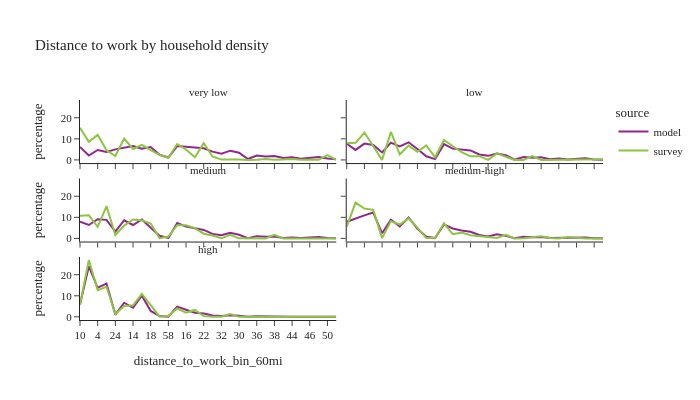

Notebook code cell kept with this figure:
### Code cell
df_plot = per_data.loc[(per_data['is_worker']) & (per_data['distance_to_work_bin_60mi'] != float('nan'))].groupby(['source','log_hh_1_group','distance_to_work_bin_60mi'])['person_weight'].sum().reset_index()
df_plot['percentage'] = df_plot.groupby(['source','log_hh_1_group'], group_keys=False)['person_weight']. \
    apply(lambda x: 100 * x / float(x.sum()))
# df_plot

fig2 = px.line(df_plot, x='distance_to_work_bin_60mi', y="percentage", color="source",
               facet_col="log_hh_1_group", facet_col_wrap=2,
               title="Distance to work by household density")
fig2.for_each_annotation(lambda a: a.update(text = a.text.split("=")[-1]))
fig2.update_layout(height=400, width=700, font=dict(size=11))
fig2.show()

### Figure 1 — Plotly figure (JSON) as saved in the notebook; plotly's stock layout.template omitted (floating-point values rounded to 4 significant figures)
{"data": [{"hovertemplate": "source=model<br>log_hh_1_group=very low<br>distance_to_work_bin_60mi=%{x}<br>percentage=%{y}<extra></extra>", "legendgroup": "model", "line": {"color": "#91268F", "dash": "solid"}, "marker": {"symbol": "circle"}, "mode": "lines", "name": "model", "orientation": "v", "showlegend": true, "type": "scatter", "x": ["10", "0", "4", "2", "24", "8", "14", "6", "18", "34", "58", "12", "16", "20", "22", "28", "32", "26", "30", "54", "36", "40", "38", "48", "44", "52", "46", "42", "50", "56"], "xaxis": "x5", "y": [6.151, 2.099, 4.712, 3.764, 5.011, 5.685, 6.573, 5.304, 6.084, 2.445, 1.111, 6.593, 6.225, 5.793, 5.523, 3.947, 2.943, 4.389, 3.402, 0.4135, 2.058, 1.636, 1.884, 0.9254, 1.254, 0.5691, 1.054, 1.414, 0.7147, 0.3242], "yaxis": "y5"}, {"hovertemplate": "source=model<br>log_hh_1_group=low<br>distance_to_work_bin_60mi=%{x}<br>percentage=%{y}<extra></extra>", "legendgroup": "model", "line": {"color": "#91268F", "dash": "solid"}, "marker": {"symbol": "circle"}, "mode": "lines", "name": "model", "orientation": "v", "showlegend": false, "type": "scatter", "x": ["10", "0", "4", "2", "24", "8", "14", "6", "18", "34", "58", "12", "16", "20", "22", "28", "32", "26", "30", "54", "36", "40", "38", "48", "44", "52", "46", "42", "50", "56"], "xaxis": "x6", "y": [7.691, 4.748, 7.731, 7.119, 3.565, 8.212, 6.436, 8.36, 5.205, 1.745, 0.3816, 7.497, 5.351, 4.928, 4.497, 2.591, 1.93, 3.018, 2.241, 0.1374, 1.419, 1.014, 1.271, 0.3671, 0.6628, 0.2229, 0.4554, 0.8366, 0.2467, 0.1204], "yaxis": "y6"}, {"hovertemplate": "source=model<br>log_hh_1_group=medium<br>distance_to_work_bin_60mi=%{x}<br>percentage=%{y}<extra></extra>", "legendgroup": "model", "line": {"color": "#91268F", "dash": "solid"}, "marker": {"symbol": "circle"}, "mode": "lines", "name": "model", "orientation": "v", "showlegend": false, "type": "scatter", "x": ["10", "0", "4", "2", "24", "8", "14", "6", "18", "34", "58", "12", "16", "20", "22", "28", "32", "26", "30", "54", "36", "40", "38", "48", "44", "52", "46", "42", "50", "56"], "xaxis": "x3", "y": [7.878, 6.351, 9.088, 8.794, 3.199, 8.605, 6.353, 8.993, 5.018, 1.231, 0.2261, 7.26, 5.587, 4.73, 4.005, 2.127, 1.443, 2.64, 1.723, 0.089, 1.065, 0.7392, 0.8768, 0.2259, 0.4392, 0.1482, 0.3262, 0.6007, 0.1718, 0.06808], "yaxis": "y3"}, {"hovertemplate": "source=model<br>log_hh_1_group=medium-high<br>distance_to_work_bin_60mi=%{x}<br>percentage=%{y}<extra></extra>", "legendgroup": "model", "line": {"color": "#91268F", "dash": "solid"}, "marker": {"symbol": "circle"}, "mode": "lines", "name": "model", "orientation": "v", "showlegend": false, "type": "scatter", "x": ["10", "0", "4", "2", "24", "8", "14", "6", "18", "34", "58", "12", "16", "20", "22", "28", "32", "26", "30", "54", "36", "40", "38", "48", "44", "52", "46", "42", "50", "56"], "xaxis": "x4", "y": [7.874, 9.525, 10.93, 12.27, 2.399, 8.87, 5.714, 9.926, 4.571, 0.8163, 0.1303, 6.627, 4.723, 3.763, 3.164, 1.598, 0.9476, 1.935, 1.19, 0.05151, 0.7242, 0.4787, 0.5999, 0.1366, 0.2401, 0.07726, 0.2053, 0.3641, 0.1035, 0.04873], "yaxis": "y4"}, {"hovertemplate": "source=model<br>log_hh_1_group=high<br>distance_to_work_bin_60mi=%{x}<br>percentage=%{y}<extra></extra>", "legendgroup": "model", "line": {"color": "#91268F", "dash": "solid"}, "marker": {"symbol": "circle"}, "mode": "lines", "name": "model", "orientation": "v", "showlegend": false, "type": "scatter", "x": ["10", "0", "4", "2", "24", "8", "14", "6", "18", "34", "58", "12", "16", "20", "22", "28", "32", "26", "30", "54", "36", "40", "38", "48", "44", "52", "46", "42", "50", "56"], "xaxis": "x", "y": [5.896, 23.98, 13.8, 15.79, 1.059, 6.712, 4.295, 10.04, 2.803, 0.3682, 0.06403, 4.856, 3.385, 1.912, 1.535, 0.6969, 0.3605, 0.8026, 0.5309, 0.01547, 0.3068, 0.1606, 0.2271, 0.04482, 0.08911, 0.02321, 0.06243, 0.1334, 0.02828, 0.01494], "yaxis": "y"}, {"hovertemplate": "source=survey<br>log_hh_1_group=very low<br>distance_to_work_bin_60mi=%{x}<br>percentage=%{y}<extra></extra>", "legendgroup": "survey", "line": {"color": "#8CC63E", "dash": "solid"}, "marker": {"symbol": "circle"}, "mode": "lines", "name": "survey", "orientation": "v", "showlegend": true, "type": "scatter", "x": ["10", "0", "4", "2", "24", "8", "14", "6", "18", "34", "58", "12", "16", "20", "22", "28", "32", "26", "30", "54", "36", "40", "38", "48", "44", "52", "46", "42", "50", "56"], "xaxis": "x5", "y": [15.22, 8.625, 11.89, 4.559, 1.83, 10.15, 5.189, 7.152, 4.618, 2.434, 0.9853, 7.518, 4.938, 1.23, 7.96, 1.636, 0.142, 0.3322, 0.255, 0.0, 0.02387, 0.4188, 0.01959, 0.1875, 0.3761, 0.01994, 0.01918, 0.01933, 2.251, 0.0], "yaxis": "y5"}, {"hovertemplate": "source=survey<br>log_hh_1_group=low<br>distance_to_work_bin_60mi=%{x}<br>percentage=%{y}<extra></extra>", "legendgroup": "survey", "line": {"color": "#8CC63E", "dash": "solid"}, "marker": {"symbol": "circle"}, "mode": "lines", "name": "survey", "orientation": "v", "showlegend": false, "type": "scatter", "x": ["10", "0", "4", "2", "24", "8", "14", "6", "18", "34", "58", "12", "16", "20", "22", "28", "32", "26", "30", "54", "36", "40", "38", "48", "44", "52", "46", "42", "50", "56"], "xaxis": "x6", "y": [7.872, 8.134, 12.98, 6.289, 0.0, 13.28, 2.624, 6.806, 3.881, 6.877, 1.264, 9.448, 6.48, 3.647, 1.722, 1.797, 0.0, 3.128, 1.491, 0.0, 0.0, 1.856, 0.0, 0.0, 0.1153, 0.0, 0.0, 0.0, 0.0, 0.3108], "yaxis": "y6"}, {"hovertemplate": "source=survey<br>log_hh_1_group=medium<br>distance_to_work_bin_60mi=%{x}<br>percentage=%{y}<extra></extra>", "legendgroup": "survey", "line": {"color": "#8CC63E", "dash": "solid"}, "marker": {"symbol": "circle"}, "mode": "lines", "name": "survey", "orientation": "v", "showlegend": false, "type": "scatter", "x": ["10", "0", "4", "2", "24", "8", "14", "6", "18", "34", "58", "12", "16", "20", "22", "28", "32", "26", "30", "54", "36", "40", "38", "48", "44", "52", "46", "42", "50", "56"], "xaxis": "x3", "y": [10.74, 10.98, 5.462, 15.29, 1.603, 6.067, 8.957, 8.541, 7.034, 0.09818, 0.8625, 6.252, 6.214, 4.872, 2.218, 1.368, 0.03661, 1.672, 0.03655, 0.0, 0.0, 0.003418, 1.68, 0.0, 0.0, 0.01439, 0.0, 0.0, 0.0, 0.0], "yaxis": "y3"}, {"hovertemplate": "source=survey<br>log_hh_1_group=medium-high<br>distance_to_work_bin_60mi=%{x}<br>percentage=%{y}<extra></extra>", "legendgroup": "survey", "line": {"color": "#8CC63E", "dash": "solid"}, "marker": {"symbol": "circle"}, "mode": "lines", "name": "survey", "orientation": "v", "showlegend": false, "type": "scatter", "x": ["10", "0", "4", "2", "24", "8", "14", "6", "18", "34", "58", "12", "16", "20", "22", "28", "32", "26", "30", "54", "36", "40", "38", "48", "44", "52", "46", "42", "50", "56"], "xaxis": "x4", "y": [5.566, 16.96, 14.18, 13.53, 0.1253, 8.182, 6.582, 9.519, 5.116, 0.1538, 0.1571, 7.138, 1.967, 2.72, 1.529, 1.144, 0.8706, 0.1551, 1.745, 0.0, 0.03296, 0.4576, 1.049, 0.2118, 0.0, 0.653, 0.2552, 0.0, 0.0, 0.0], "yaxis": "y4"}, {"hovertemplate": "source=survey<br>log_hh_1_group=high<br>distance_to_work_bin_60mi=%{x}<br>percentage=%{y}<extra></extra>", "legendgroup": "survey", "line": {"color": "#8CC63E", "dash": "solid"}, "marker": {"symbol": "circle"}, "mode": "lines", "name": "survey", "orientation": "v", "showlegend": false, "type": "scatter", "x": ["10", "0", "4", "2", "24", "8", "14", "6", "18", "34", "58", "12", "16", "20", "22", "28", "32", "26", "30", "54", "36", "40", "38", "48", "44", "52", "46", "42", "50", "56"], "xaxis": "x", "y": [5.752, 26.94, 12.71, 14.26, 1.357, 5.129, 5.474, 10.9, 5.593, 0.1024, 0.3587, 3.941, 2.026, 3.268, 0.3382, 0.0, 0.07731, 1.356, 0.0, 0.1428, 0.03265, 0.043, 0.126, 0.01088, 0.02535, 0.00913, 0.0, 0.009147, 0.006844, 0.00684], "yaxis": "y"}], "layout": {"annotations": [{"font": {}, "showarrow": false, "text": "high", "x": 0.245, "xanchor": "center", "xref": "paper", "y": 0.2867, "yanchor": "bottom", "yref": "paper"}, {"font": {}, "showarrow": false, "text": "medium", "x": 0.245, "xanchor": "center", "xref": "paper", "y": 0.6433, "yanchor": "bottom", "yref": "paper"}, {"font": {}, "showarrow": false, "text": "medium-high", "x": 0.755, "xanchor": "center", "xref": "paper", "y": 0.6433, "yanchor": "bottom", "yref": "paper"}, {"font": {}, "showarrow": false, "text": "very low", "x": 0.245, "xanchor": "center", "xref": "paper", "y": 1.0, "yanchor": "bottom", "yref": "paper"}, {"font": {}, "showarrow": false, "text": "low", "x": 0.755, "xanchor": "center", "xref": "paper", "y": 1.0, "yanchor": "bottom", "yref": "paper"}], "font": {"size": 11}, "height": 400, "legend": {"title": {"text": "source"}, "tracegroupgap": 0}, "title": {"text": "Distance to work by household density"}, "width": 700, "xaxis": {"anchor": "y", "domain": [0, 0.49], "title": {"text": "distance_to_work_bin_60mi"}}, "xaxis2": {"anchor": "y2", "domain": [0.51, 1], "matches": "x", "title": {"text": "distance_to_work_bin_60mi"}}, "xaxis3": {"anchor": "y3", "domain": [0, 0.49], "matches": "x", "showticklabels": false}, "xaxis4": {"anchor": "y4", "domain": [0.51, 1], "matches": "x", "showticklabels": false}, "xaxis5": {"anchor": "y5", "domain": [0, 0.49], "matches": "x", "showticklabels": false}, "xaxis6": {"anchor": "y6", "domain": [0.51, 1], "matches": "x", "showticklabels": false}, "yaxis": {"anchor": "x", "domain": [0, 0.2867], "title": {"text": "percentage"}}, "yaxis2": {"anchor": "x2", "domain": [0, 0.2867], "matches": "y", "showticklabels": false}, "yaxis3": {"anchor": "x3", "domain": [0.3567, 0.6433], "matches": "y", "title": {"text": "percentage"}}, "yaxis4": {"anchor": "x4", "domain": [0.3567, 0.6433], "matches": "y", "showticklabels": false}, "yaxis5": {"anchor": "x5", "domain": [0.7133, 1.0], "matches": "y", "title": {"text": "percentage"}}, "yaxis6": {"anchor": "x6", "domain": [0.7133, 1.0], "matches": "y", "showticklabels": false}}}
